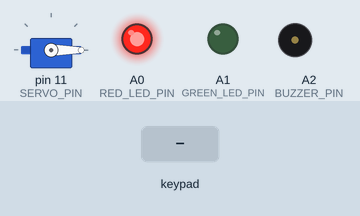
Simulated run of this sketch. Board: Arduino Nano, built with avr-gcc and run on an emulated ATmega328P. Shown: servo, output pins drawn as LEDs (lit = HIGH), buzzer (waves = sounding). Inputs (shaded band) come from the test bench.

Above: at 1.2 s.
1.3 s: keypad keys 0 9 4 3 pressed 0.4 s apart
At 1.75 s:
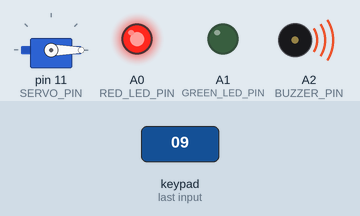
4.4 s: key '#' pressed
At 5.3 s:
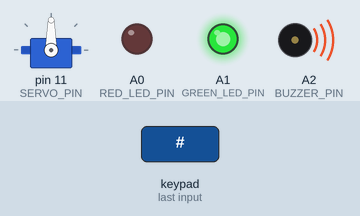
7.4 s: key '1' pressed
At 9.47 s:
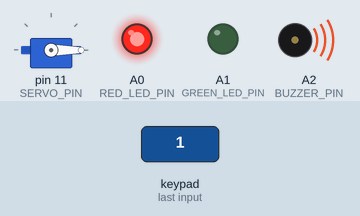
Timing chart, 0 to 11.0 s (numbered marks = the images above; inputs shaded):
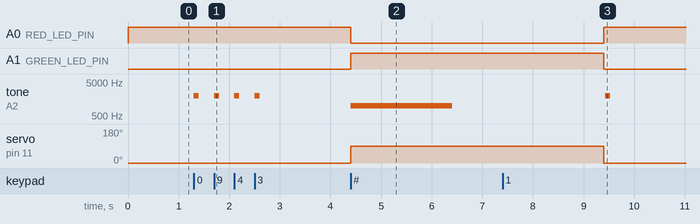

Measured:
- after the input at 1.3 s, tone on A2 (BUZZER_PIN): alternates 2000 Hz for 0.10 s and silent for 0.30 s, 8 changes in all, then stays silent, starting at once
- after the input at 4.4 s, A0 (RED_LED_PIN): HIGH → LOW at once; A1 (GREEN_LED_PIN): LOW → HIGH at once; tone on A2 (BUZZER_PIN): silent → 1000 Hz at once, → silent 2.0 s later; servo on pin 11 (SERVO_PIN): 0° → 90° at once
- after the input at 7.4 s, tone on A2 (BUZZER_PIN): silent → 2000 Hz after 2.0 s, → silent 0.10 s later

The sketch:

keypad_lock_project.ino
```cpp
#include <Keypad.h>
#include <Servo.h>

// --- Configuration Constants ---
const String CORRECT_PASSWORD = "0943";

// Servo Motor Positions (Adjust these numbers if your lock moves the wrong way)
const int SERVO_LOCKED_POS = 0;
const int SERVO_UNLOCKED_POS = 90;

// Arduino Nano Pin Definitions
const int RED_LED_PIN = A0;
const int GREEN_LED_PIN = A1;
const int BUZZER_PIN = A2;
const int SERVO_PIN = 11;

// --- Keypad Setup ---
const byte ROWS = 4;
const byte COLS = 3;

char keys[ROWS][COLS] = {
  {'1','2','3'},
  {'4','5','6'},
  {'7','8','9'},
  {'*','0','#'}
};

// Connect keypad rows and columns to these digital pins
byte rowPins[ROWS] = {2, 3, 4, 5};
byte colPins[COLS] = {6, 7, 8};

Keypad keypad = Keypad(makeKeymap(keys), rowPins, colPins, ROWS, COLS);
Servo myServo;

// --- System Variables ---
String inputPassword = "";

void setup() {
  // Initialize Pins
  pinMode(RED_LED_PIN, OUTPUT);
  pinMode(GREEN_LED_PIN, OUTPUT);
  pinMode(BUZZER_PIN, OUTPUT);

  // Initialize Servo
  myServo.attach(SERVO_PIN);

  // Default State: Lock the door on startup
  lockDoor();
}

void loop() {
  char key = keypad.getKey();

  if (key) {
    // Play a quick beep for every key pressed
    shortBeep();

    if (key == '#') {
      // User is done entering the password. Check it.
      if (inputPassword == CORRECT_PASSWORD) {
        unlockDoor();
      } else {
        triggerAlarm();
      }
      // Clear the password input after checking
      inputPassword = "";
    }
    else if (key == '*') {
      // Reset key pressed: Clear input and make sure door stays locked
      inputPassword = "";
      lockDoor();
      shortBeep(); // Extra beep to show reset happened
    }
    else {
      // Save the pressed number to our password string
      inputPassword += key;
    }
  }
}

// --- Action Functions ---

void lockDoor() {
  myServo.write(SERVO_LOCKED_POS);
  digitalWrite(RED_LED_PIN, HIGH);
  digitalWrite(GREEN_LED_PIN, LOW);
}

void unlockDoor() {
  digitalWrite(RED_LED_PIN, LOW);
  digitalWrite(GREEN_LED_PIN, HIGH);
  myServo.write(SERVO_UNLOCKED_POS);

  // Long continuous correct sound (2 seconds)
  tone(BUZZER_PIN, 1000);
  delay(2000);
  noTone(BUZZER_PIN);

  // Wait 3 more seconds before automatically locking the door again
  delay(3000);
  lockDoor();
}

// --- Sound Functions ---

void shortBeep() {
  tone(BUZZER_PIN, 2000, 100); // 2000Hz frequency for 100 milliseconds
}

void triggerAlarm() {
  // Police siren alarm style sound (alternating frequencies)
  for (int i = 0; i < 5; i++) {
    tone(BUZZER_PIN, 600); // Low tone
    delay(250);
    tone(BUZZER_PIN, 1200); // High tone
    delay(250);
  }
  noTone(BUZZER_PIN); // Turn off buzzer
}
```
